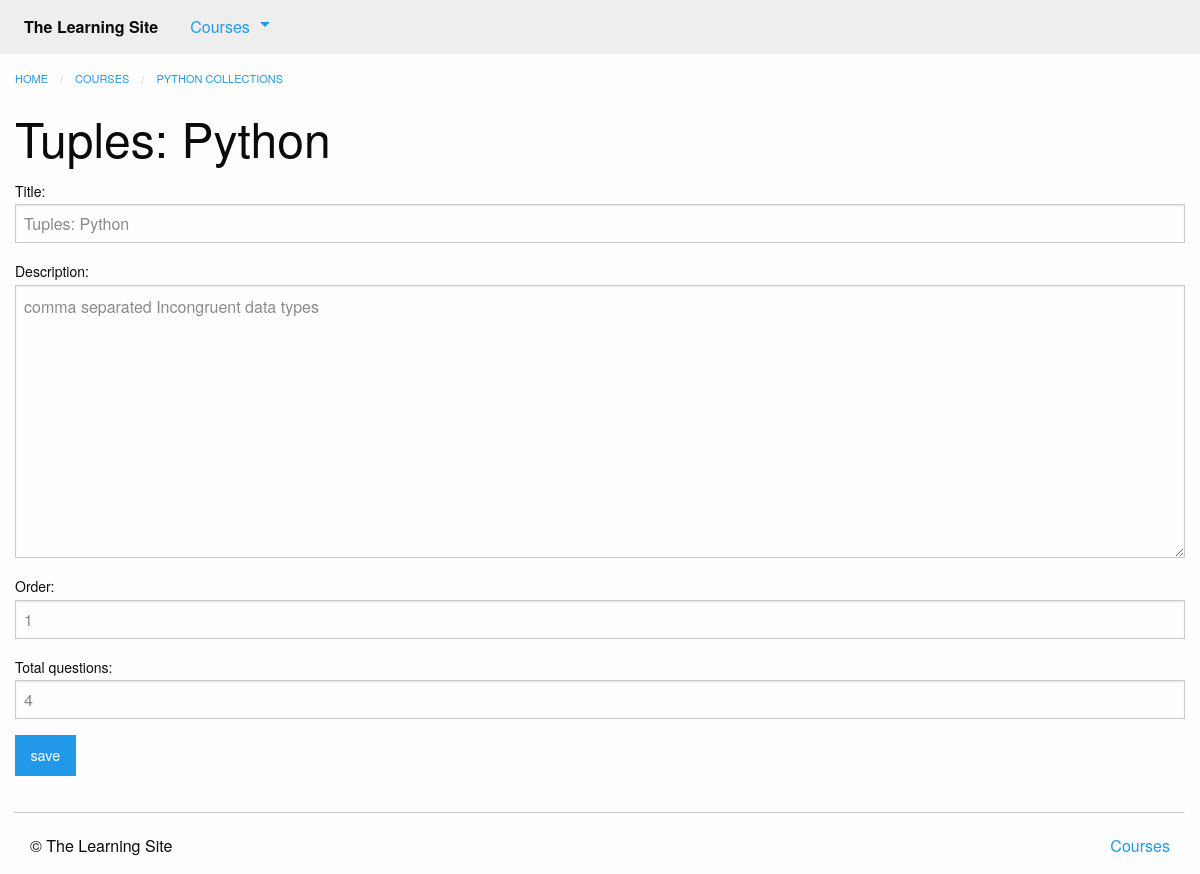
The page /courses/2/edit_quiz/7/ (signed in) on the database its author committed.
### courses/models.py (models this page shows, shortened)
class Course(models.Model):
    created_at = models.DateTimeField(auto_now_add=True)
    title = models.CharField(max_length=255)
    description = models.TextField()

class Step(models.Model):
    title = models.CharField(max_length=255)
    description = models.TextField()
    order = models.IntegerField(default=0)
    course = models.ForeignKey(Course, on_delete=models.CASCADE)
    class Meta:
        abstract = True
        ordering = ['order', ]

class Quiz(Step):
    total_questions = models.IntegerField(default=4)
    class Meta:
        verbose_name_plural = "Quizzes"

### courses/views.py (the view)
# urls.py: path('<int:course_pk>/edit_quiz/<int:quiz_pk>/', views.quiz_edit, name='edit_quiz'),
@login_required
def quiz_edit(request, course_pk, quiz_pk):
    quiz = get_object_or_404(models.Quiz, pk=quiz_pk, course_id=course_pk)
    form = forms.QuizForm(instance=quiz)
    if request.method == 'POST':
        form = forms.QuizForm(instance=quiz, data=request.POST)
        if form.is_valid():
            form.save()
            messages.success(request, "Updated {}".format(form.cleaned_data['title']))
            return HttpResponseRedirect(quiz.get_absolute_url())
    return render(request, 'courses/quiz_form.html', {'form': form, 'course': quiz.course})

### courses/forms.py
class QuizForm(ModelForm):
    class Meta:
        model = models.Quiz
        fields = [
            'title',
            'description',
            'order',
            'total_questions'
        ]

### courses/templatetags/course_extras.py (called while the page is built)
@register.inclusion_tag('courses/course_nav.html')
def nav_courses_list():
    courses = Course.objects.all()[:5]
    return {'courses': courses}

### courses/templates/courses/quiz_form.html (shortened to what this page needs)
{% extends 'courses/layout.html' %}
{% block breadcrumbs %}
    <li><a href="{% url 'courses:detail' pk=course.pk %}">{{ course.title }}</a></li>
{% endblock %}
{% block content %}
<div class="row columns">
    {{ block.super }}
    <h1> {{ form.instance.title | default:"Make a new quiz" }} </h1>
    <form method="POST" action="">
        {{ form.as_p }}
        <input type="submit" class="button" value="save">
    </form>
</div>
{% endblock %}

### rows shown on the page
Course: title "PYTHON COLLECTIONS"
Quiz: instance "Tuples: Python", title "Tuples: Python", description "comma separated Incongruent data types", order "1", total_questions "4"
